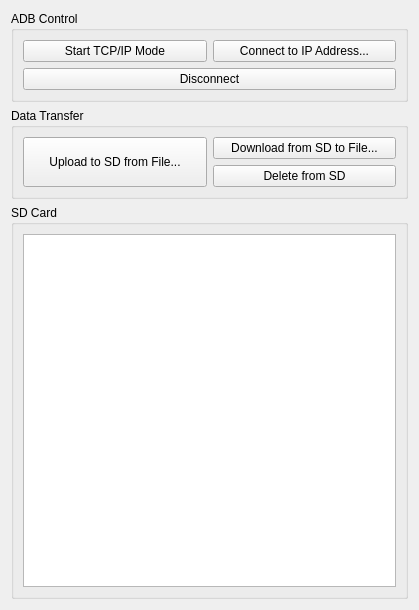
<?xml version="1.0" encoding="UTF-8"?>
<ui version="4.0">
 <class>ADBGui</class>
 <widget class="QWidget" name="ADBGui">
  <property name="geometry">
   <rect>
    <x>0</x>
    <y>0</y>
    <width>419</width>
    <height>610</height>
   </rect>
  </property>
  <property name="windowTitle">
   <string>ADB GUI Tool by Aedan Cullen</string>
  </property>
  <property name="windowIcon">
   <iconset>
    <normaloff>icon-evolution.png</normaloff>icon-evolution.png</iconset>
  </property>
  <property name="styleSheet">
   <string notr="true">/*
 * The MIT License (MIT)
 *
 * Copyright (c) &lt;2013-2014&gt; &lt;Colin Duquesnoy&gt;
 *
 * Permission is hereby granted, free of charge, to any person obtaining a copy
 * of this software and associated documentation files (the &quot;Software&quot;), to deal
 * in the Software without restriction, including without limitation the rights
 * to use, copy, modify, merge, publish, distribute, sublicense, and/or sell
 * copies of the Software, and to permit persons to whom the Software is
 * furnished to do so, subject to the following conditions:

 * The above copyright notice and this permission notice shall be included in
 * all copies or substantial portions of the Software.

 * THE SOFTWARE IS PROVIDED &quot;AS IS&quot;, WITHOUT WARRANTY OF ANY KIND, EXPRESS OR
 * IMPLIED, INCLUDING BUT NOT LIMITED TO THE WARRANTIES OF MERCHANTABILITY,
 * FITNESS FOR A PARTICULAR PURPOSE AND NONINFRINGEMENT. IN NO EVENT SHALL THE
 * AUTHORS OR COPYRIGHT HOLDERS BE LIABLE FOR ANY CLAIM, DAMAGES OR OTHER
 * LIABILITY, WHETHER IN AN ACTION OF CONTRACT, TORT OR OTHERWISE, ARISING FROM,
 * OUT OF OR IN CONNECTION WITH THE SOFTWARE OR THE USE OR OTHER DEALINGS IN
 * THE SOFTWARE.
 */
QToolTip
{
    border: 1px solid #76797C;
    background-color: rgb(90, 102, 117);;
    color: white;
    padding: 5px;
    opacity: 200;
}

QWidget
{
    color: #eff0f1;
    background-color: #31363b;
    selection-background-color:#3daee9;
    selection-color: #eff0f1;
    background-clip: border;
    border-image: none;
    border: 0px transparent black;
    outline: 0;
}

QWidget:item:hover
{
    background-color: #3daee9;
    color: #eff0f1;
}

QWidget:item:selected
{
    background-color: #3daee9;
}

QCheckBox
{
    spacing: 5px;
    outline: none;
    color: #eff0f1;
    margin-bottom: 2px;
}

QCheckBox:disabled
{
    color: #76797C;
}

QCheckBox::indicator,
QGroupBox::indicator
{
    width: 18px;
    height: 18px;
}
QGroupBox::indicator
{
    margin-left: 2px;
}

QCheckBox::indicator:unchecked
{
    image: url(:/qss_icons/rc/checkbox_unchecked.png);
}

QCheckBox::indicator:unchecked:hover,
QCheckBox::indicator:unchecked:focus,
QCheckBox::indicator:unchecked:pressed,
QGroupBox::indicator:unchecked:hover,
QGroupBox::indicator:unchecked:focus,
QGroupBox::indicator:unchecked:pressed
{
  border: none;
    image: url(:/qss_icons/rc/checkbox_unchecked_focus.png);
}

QCheckBox::indicator:checked
{
    image: url(:/qss_icons/rc/checkbox_checked.png);
}

QCheckBox::indicator:checked:hover,
QCheckBox::indicator:checked:focus,
QCheckBox::indicator:checked:pressed,
QGroupBox::indicator:checked:hover,
QGroupBox::indicator:checked:focus,
QGroupBox::indicator:checked:pressed
{
  border: none;
    image: url(:/qss_icons/rc/checkbox_checked_focus.png);
}


QCheckBox::indicator:indeterminate
{
    image: url(:/qss_icons/rc/checkbox_indeterminate.png);
}

QCheckBox::indicator:indeterminate:focus,
QCheckBox::indicator:indeterminate:hover,
QCheckBox::indicator:indeterminate:pressed
{
    image: url(:/qss_icons/rc/checkbox_indeterminate_focus.png);
}

QCheckBox::indicator:checked:disabled,
QGroupBox::indicator:checked:disabled
{
    image: url(:/qss_icons/rc/checkbox_checked_disabled.png);
}

QCheckBox::indicator:unchecked:disabled,
QGroupBox::indicator:unchecked:disabled
{
    image: url(:/qss_icons/rc/checkbox_unchecked_disabled.png);
}

QRadioButton
{
    spacing: 5px;
    outline: none;
    color: #eff0f1;
    margin-bottom: 2px;
}

QRadioButton:disabled
{
    color: #76797C;
}
QRadioButton::indicator
{
    width: 21px;
    height: 21px;
}

QRadioButton::indicator:unchecked
{
    image: url(:/qss_icons/rc/radio_unchecked.png);
}


QRadioButton::indicator:unchecked:hover,
QRadioButton::indicator:unchecked:focus,
QRadioButton::indicator:unchecked:pressed
{
    border: none;
    outline: none;
    image: url(:/qss_icons/rc/radio_unchecked_focus.png);
}

QRadioButton::indicator:checked
{
    border: none;
    outline: none;
    image: url(:/qss_icons/rc/radio_checked.png);
}

QRadioButton::indicator:checked:hover,
QRadioButton::indicator:checked:focus,
QRadioButton::indicator:checked:pressed
{
    border: none;
    outline: none;
    image: url(:/qss_icons/rc/radio_checked_focus.png);
}

QRadioButton::indicator:checked:disabled
{
    outline: none;
    image: url(:/qss_icons/rc/radio_checked_disabled.png);
}

QRadioButton::indicator:unchecked:disabled
{
    image: url(:/qss_icons/rc/radio_unchecked_disabled.png);
}


QMenuBar
{
    background-color: #31363b;
    color: #eff0f1;
}

QMenuBar::item
{
    background: transparent;
}

QMenuBar::item:selected
{
    background: transparent;
    border: 1px solid #76797C;
}

QMenuBar::item:pressed
{
    border: 1px solid #76797C;
    background-color: #3daee9;
    color: #eff0f1;
    margin-bottom:-1px;
    padding-bottom:1px;
}

QMenu
{
    border: 1px solid #76797C;
    color: #eff0f1;
    margin: 2px;
}

QMenu::icon
{
    margin: 5px;
}

QMenu::item
{
    padding: 5px 30px 5px 30px;
    margin-left: 5px;
    border: 1px solid transparent; /* reserve space for selection border */
}

QMenu::item:selected
{
    color: #eff0f1;
}

QMenu::separator {
    height: 2px;
    background: lightblue;
    margin-left: 10px;
    margin-right: 5px;
}

QMenu::indicator {
    width: 18px;
    height: 18px;
}

/* non-exclusive indicator = check box style indicator
   (see QActionGroup::setExclusive) */
QMenu::indicator:non-exclusive:unchecked {
    image: url(:/qss_icons/rc/checkbox_unchecked.png);
}

QMenu::indicator:non-exclusive:unchecked:selected {
    image: url(:/qss_icons/rc/checkbox_unchecked_disabled.png);
}

QMenu::indicator:non-exclusive:checked {
    image: url(:/qss_icons/rc/checkbox_checked.png);
}

QMenu::indicator:non-exclusive:checked:selected {
    image: url(:/qss_icons/rc/checkbox_checked_disabled.png);
}

/* exclusive indicator = radio button style indicator (see QActionGroup::setExclusive) */
QMenu::indicator:exclusive:unchecked {
    image: url(:/qss_icons/rc/radio_unchecked.png);
}

QMenu::indicator:exclusive:unchecked:selected {
    image: url(:/qss_icons/rc/radio_unchecked_disabled.png);
}

QMenu::indicator:exclusive:checked {
    image: url(:/qss_icons/rc/radio_checked.png);
}

QMenu::indicator:exclusive:checked:selected {
    image: url(:/qss_icons/rc/radio_checked_disabled.png);
}

QMenu::right-arrow {
    margin: 5px;
    image: url(:/qss_icons/rc/right_arrow.png)
}


QWidget:disabled
{
    color: #454545;
    background-color: #31363b;
}

QAbstractItemView
{
    alternate-background-color: #31363b;
    color: #eff0f1;
    border: 1px solid 3A3939;
    border-radius: 2px;
}

QWidget:focus, QMenuBar:focus
{
    border: 1px solid #3daee9;
}

QTabWidget:focus, QCheckBox:focus, QRadioButton:focus, QSlider:focus
{
    border: none;
}

QLineEdit
{
    background-color: #232629;
    padding: 5px;
    border-style: solid;
    border: 1px solid #76797C;
    border-radius: 2px;
    color: #eff0f1;
}

QGroupBox {
    border:1px solid #76797C;
    border-radius: 2px;
    margin-top: 20px;
}

QGroupBox::title {
    subcontrol-origin: margin;
    subcontrol-position: top center;
    padding-left: 10px;
    padding-right: 10px;
    padding-top: 10px;
}

QAbstractScrollArea
{
    border-radius: 2px;
    border: 1px solid #76797C;
    background-color: transparent;
}

QScrollBar:horizontal
{
    height: 15px;
    margin: 3px 15px 3px 15px;
    border: 1px transparent #2A2929;
    border-radius: 4px;
    background-color: #2A2929;
}

QScrollBar::handle:horizontal
{
    background-color: #605F5F;
    min-width: 5px;
    border-radius: 4px;
}

QScrollBar::add-line:horizontal
{
    margin: 0px 3px 0px 3px;
    border-image: url(:/qss_icons/rc/right_arrow_disabled.png);
    width: 10px;
    height: 10px;
    subcontrol-position: right;
    subcontrol-origin: margin;
}

QScrollBar::sub-line:horizontal
{
    margin: 0px 3px 0px 3px;
    border-image: url(:/qss_icons/rc/left_arrow_disabled.png);
    height: 10px;
    width: 10px;
    subcontrol-position: left;
    subcontrol-origin: margin;
}

QScrollBar::add-line:horizontal:hover,QScrollBar::add-line:horizontal:on
{
    border-image: url(:/qss_icons/rc/right_arrow.png);
    height: 10px;
    width: 10px;
    subcontrol-position: right;
    subcontrol-origin: margin;
}


QScrollBar::sub-line:horizontal:hover, QScrollBar::sub-line:horizontal:on
{
    border-image: url(:/qss_icons/rc/left_arrow.png);
    height: 10px;
    width: 10px;
    subcontrol-position: left;
    subcontrol-origin: margin;
}

QScrollBar::up-arrow:horizontal, QScrollBar::down-arrow:horizontal
{
    background: none;
}


QScrollBar::add-page:horizontal, QScrollBar::sub-page:horizontal
{
    background: none;
}

QScrollBar:vertical
{
    background-color: #2A2929;
    width: 15px;
    margin: 15px 3px 15px 3px;
    border: 1px transparent #2A2929;
    border-radius: 4px;
}

QScrollBar::handle:vertical
{
    background-color: #605F5F;
    min-height: 5px;
    border-radius: 4px;
}

QScrollBar::sub-line:vertical
{
    margin: 3px 0px 3px 0px;
    border-image: url(:/qss_icons/rc/up_arrow_disabled.png);
    height: 10px;
    width: 10px;
    subcontrol-position: top;
    subcontrol-origin: margin;
}

QScrollBar::add-line:vertical
{
    margin: 3px 0px 3px 0px;
    border-image: url(:/qss_icons/rc/down_arrow_disabled.png);
    height: 10px;
    width: 10px;
    subcontrol-position: bottom;
    subcontrol-origin: margin;
}

QScrollBar::sub-line:vertical:hover,QScrollBar::sub-line:vertical:on
{

    border-image: url(:/qss_icons/rc/up_arrow.png);
    height: 10px;
    width: 10px;
    subcontrol-position: top;
    subcontrol-origin: margin;
}


QScrollBar::add-line:vertical:hover, QScrollBar::add-line:vertical:on
{
    border-image: url(:/qss_icons/rc/down_arrow.png);
    height: 10px;
    width: 10px;
    subcontrol-position: bottom;
    subcontrol-origin: margin;
}

QScrollBar::up-arrow:vertical, QScrollBar::down-arrow:vertical
{
    background: none;
}


QScrollBar::add-page:vertical, QScrollBar::sub-page:vertical
{
    background: none;
}

QTextEdit
{
    background-color: #232629;
    color: #eff0f1;
    border: 1px solid #76797C;
}

QPlainTextEdit
{
    background-color: #232629;;
    color: #eff0f1;
    border-radius: 2px;
    border: 1px solid #76797C;
}

QHeaderView::section
{
    background-color: #76797C;
    color: #eff0f1;
    padding: 5px;
    border: 1px solid #76797C;
}

QSizeGrip {
    image: url(:/qss_icons/rc/sizegrip.png);
    width: 12px;
    height: 12px;
}


QMainWindow::separator
{
    background-color: #31363b;
    color: white;
    padding-left: 4px;
    spacing: 2px;
    border: 1px dashed #76797C;
}

QMainWindow::separator:hover
{

    background-color: #787876;
    color: white;
    padding-left: 4px;
    border: 1px solid #76797C;
    spacing: 2px;
}


QMenu::separator
{
    height: 1px;
    background-color: #76797C;
    color: white;
    padding-left: 4px;
    margin-left: 10px;
    margin-right: 5px;
}


QFrame
{
    border-radius: 2px;
    border: 1px solid #76797C;
}

QFrame[frameShape=&quot;0&quot;]
{
    border-radius: 2px;
    border: 1px transparent #76797C;
}

QStackedWidget
{
    border: 1px transparent black;
}

QToolBar {
    border: 1px transparent #393838;
    background: 1px solid #31363b;
    font-weight: bold;
}

QToolBar::handle:horizontal {
    image: url(:/qss_icons/rc/Hmovetoolbar.png);
}
QToolBar::handle:vertical {
    image: url(:/qss_icons/rc/Vmovetoolbar.png);
}
QToolBar::separator:horizontal {
    image: url(:/qss_icons/rc/Hsepartoolbar.png);
}
QToolBar::separator:vertical {
    image: url(:/qss_icons/rc/Vsepartoolbars.png);
}

QPushButton
{
    color: #eff0f1;
    background-color: #31363b;
    border-width: 1px;
    border-color: #76797C;
    border-style: solid;
    padding: 5px;
    border-radius: 2px;
    outline: none;
}

QPushButton:disabled
{
    background-color: #31363b;
    border-width: 1px;
    border-color: #454545;
    border-style: solid;
    padding-top: 5px;
    padding-bottom: 5px;
    padding-left: 10px;
    padding-right: 10px;
    border-radius: 2px;
    color: #454545;
}

QPushButton:focus {
    background-color: #3daee9;
    color: white;
}

QPushButton:pressed
{
    background-color: #3daee9;
    padding-top: -15px;
    padding-bottom: -17px;
}

QComboBox
{
    selection-background-color: #3daee9;
    border-style: solid;
    border: 1px solid #76797C;
    border-radius: 2px;
    padding: 5px;
    min-width: 75px;
}

QPushButton:checked{
    background-color: #76797C;
    border-color: #6A6969;
}

QComboBox:hover,QPushButton:hover,QAbstractSpinBox:hover,QLineEdit:hover,QTextEdit:hover,QPlainTextEdit:hover,QAbstractView:hover,QTreeView:hover
{
    border: 1px solid #3daee9;
    color: #eff0f1;
}

QComboBox:on
{
    padding-top: 3px;
    padding-left: 4px;
    selection-background-color: #4a4a4a;
}

QComboBox QAbstractItemView
{
    background-color: #232629;
    border-radius: 2px;
    border: 1px solid #76797C;
    selection-background-color: #3daee9;
}

QComboBox::drop-down
{
    subcontrol-origin: padding;
    subcontrol-position: top right;
    width: 15px;

    border-left-width: 0px;
    border-left-color: darkgray;
    border-left-style: solid;
    border-top-right-radius: 3px;
    border-bottom-right-radius: 3px;
}

QComboBox::down-arrow
{
    image: url(:/qss_icons/rc/down_arrow_disabled.png);
}

QComboBox::down-arrow:on, QComboBox::down-arrow:hover,
QComboBox::down-arrow:focus
{
    image: url(:/qss_icons/rc/down_arrow.png);
}

QAbstractSpinBox {
    padding: 5px;
    border: 1px solid #76797C;
    background-color: #232629;
    color: #eff0f1;
    border-radius: 2px;
    min-width: 75px;
}

QAbstractSpinBox:up-button
{
    background-color: transparent;
    subcontrol-origin: border;
    subcontrol-position: center right;
}

QAbstractSpinBox:down-button
{
    background-color: transparent;
    subcontrol-origin: border;
    subcontrol-position: center left;
}

QAbstractSpinBox::up-arrow,QAbstractSpinBox::up-arrow:disabled,QAbstractSpinBox::up-arrow:off {
    image: url(:/qss_icons/rc/up_arrow_disabled.png);
    width: 10px;
    height: 10px;
}
QAbstractSpinBox::up-arrow:hover
{
    image: url(:/qss_icons/rc/up_arrow.png);
}


QAbstractSpinBox::down-arrow,QAbstractSpinBox::down-arrow:disabled,QAbstractSpinBox::down-arrow:off
{
    image: url(:/qss_icons/rc/down_arrow_disabled.png);
    width: 10px;
    height: 10px;
}
QAbstractSpinBox::down-arrow:hover
{
    image: url(:/qss_icons/rc/down_arrow.png);
}


QLabel
{
    border: 0px solid black;
}

QTabWidget{
    border: 0px transparent black;
}

QTabWidget::pane {
    border: 1px solid #76797C;
    padding: 5px;
    margin: 1px;
}

QTabBar
{
    qproperty-drawBase: 0;
    left: 5px; /* move to the right by 5px */
    border-radius: 3px;
}

QTabBar:focus
{
    border: 0px transparent black;
}

QTabBar::close-button  {
    image: url(:/qss_icons/rc/close.png);
    background: transparent;
}

QTabBar::close-button:hover
{
    image: url(:/qss_icons/rc/close-hover.png);
    background: transparent;
}

QTabBar::close-button:pressed {
    image: url(:/qss_icons/rc/close-pressed.png);
    background: transparent;
}

/* TOP TABS */
QTabBar::tab:top {
    color: #eff0f1;
    border: 1px solid #76797C;
    border-bottom: 1px transparent black;
    background-color: #31363b;
    padding: 5px;
    min-width: 50px;
    border-top-left-radius: 2px;
    border-top-right-radius: 2px;
}

QTabBar::tab:top:!selected
{
    color: #eff0f1;
    background-color: #54575B;
    border: 1px solid #76797C;
    border-bottom: 1px transparent black;
}

QTabBar::tab:top:!selected:hover {
    background-color: #3daee9;
}

/* BOTTOM TABS */
QTabBar::tab:bottom {
    color: #eff0f1;
    border: 1px solid #76797C;
    border-top: 1px transparent black;
    background-color: #31363b;
    padding: 5px;
    border-bottom-left-radius: 2px;
    border-bottom-right-radius: 2px;
    min-width: 50px;
}

QTabBar::tab:bottom:!selected
{
    color: #eff0f1;
    background-color: #54575B;
    border: 1px solid #76797C;
    border-top: 1px transparent black;
    border-bottom-left-radius: 2px;
    border-bottom-right-radius: 2px;
}

QTabBar::tab:bottom:!selected:hover {
    background-color: #3daee9;
}

/* LEFT TABS */
QTabBar::tab:left {
    color: #eff0f1;
    border: 1px solid #76797C;
    border-left: 1px transparent black;
    background-color: #31363b;
    padding: 5px;
    border-top-right-radius: 2px;
    border-bottom-right-radius: 2px;
    min-height: 50px;
}

QTabBar::tab:left:!selected
{
    color: #eff0f1;
    background-color: #54575B;
    border: 1px solid #76797C;
    border-left: 1px transparent black;
    border-top-right-radius: 2px;
    border-bottom-right-radius: 2px;
}

QTabBar::tab:left:!selected:hover {
    background-color: #3daee9;
}


/* RIGHT TABS */
QTabBar::tab:right {
    color: #eff0f1;
    border: 1px solid #76797C;
    border-right: 1px transparent black;
    background-color: #31363b;
    padding: 5px;
    border-top-left-radius: 2px;
    border-bottom-left-radius: 2px;
    min-height: 50px;
}

QTabBar::tab:right:!selected
{
    color: #eff0f1;
    background-color: #54575B;
    border: 1px transparent #76797C;
    border-right: 1px transparent black;
    border-top-left-radius: 0px;
    border-bottom-left-radius: 0px;
}

QTabBar::tab:right:!selected:hover {
    background-color: #3daee9;
}

QTabBar QToolButton::right-arrow:enabled {
     image: url(:/qss_icons/rc/right_arrow.png);
 }

 QTabBar QToolButton::left-arrow:enabled {
     image: url(:/qss_icons/rc/left_arrow.png);
 }

QTabBar QToolButton::right-arrow:disabled {
     image: url(:/qss_icons/rc/right_arrow_disabled.png);
 }

 QTabBar QToolButton::left-arrow:disabled {
     image: url(:/qss_icons/rc/left_arrow_disabled.png);
 }


QDockWidget {
    background: #31363b;
    border: 1px solid #403F3F;
    titlebar-close-icon: url(:/qss_icons/rc/close.png);
    titlebar-normal-icon: url(:/qss_icons/rc/undock.png);
}

QDockWidget::close-button, QDockWidget::float-button {
    border: 1px solid transparent;
    border-radius: 2px;
    background: transparent;
}

QDockWidget::close-button:hover, QDockWidget::float-button:hover {
    background: rgba(255, 255, 255, 10);
}

QDockWidget::close-button:pressed, QDockWidget::float-button:pressed {
    padding: 1px -1px -1px 1px;
    background: rgba(255, 255, 255, 10);
}

QTreeView, QListView
{
    border: 1px solid #76797C;
    background-color: #232629;
}

QTreeView:branch:selected, QTreeView:branch:hover
{
    background: url(:/qss_icons/rc/transparent.png);
}

QTreeView::branch:has-siblings:!adjoins-item {
    border-image: url(:/qss_icons/rc/transparent.png);
}

QTreeView::branch:has-siblings:adjoins-item {
    border-image: url(:/qss_icons/rc/transparent.png);
}

QTreeView::branch:!has-children:!has-siblings:adjoins-item {
    border-image: url(:/qss_icons/rc/transparent.png);
}

QTreeView::branch:has-children:!has-siblings:closed,
QTreeView::branch:closed:has-children:has-siblings {
    image: url(:/qss_icons/rc/branch_closed.png);
}

QTreeView::branch:open:has-children:!has-siblings,
QTreeView::branch:open:has-children:has-siblings  {
    image: url(:/qss_icons/rc/branch_open.png);
}

QTreeView::branch:has-children:!has-siblings:closed:hover,
QTreeView::branch:closed:has-children:has-siblings:hover {
    image: url(:/qss_icons/rc/branch_closed-on.png);
    }

QTreeView::branch:open:has-children:!has-siblings:hover,
QTreeView::branch:open:has-children:has-siblings:hover  {
    image: url(:/qss_icons/rc/branch_open-on.png);
    }

QListView::item:!selected:hover, QListView::item:!selected:hover, QTreeView::item:!selected:hover  {
    background: rgba(0, 0, 0, 0);
    outline: 0;
    color: #eff0f1
}

QListView::item:selected:hover, QListView::item:selected:hover, QTreeView::item:selected:hover  {
    background: #3daee9;
    color: #eff0f1;
}

QSlider::groove:horizontal {
    border: 1px solid #565a5e;
    height: 4px;
    background: #565a5e;
    margin: 0px;
    border-radius: 2px;
}

QSlider::handle:horizontal {
    background: #232629;
    border: 1px solid #565a5e;
    width: 16px;
    height: 16px;
    margin: -8px 0;
    border-radius: 9px;
}

QSlider::groove:vertical {
    border: 1px solid #565a5e;
    width: 4px;
    background: #565a5e;
    margin: 0px;
    border-radius: 3px;
}

QSlider::handle:vertical {
    background: #232629;
    border: 1px solid #565a5e;
    width: 16px;
    height: 16px;
    margin: 0 -8px;
    border-radius: 9px;
}

QToolButton {
    background-color: transparent;
    border: 1px transparent #76797C;
    border-radius: 2px;
    margin: 3px;
    padding: 5px;
}

QToolButton[popupMode=&quot;1&quot;] { /* only for MenuButtonPopup */
 padding-right: 20px; /* make way for the popup button */
 border: 1px #76797C;
 border-radius: 5px;
}

QToolButton[popupMode=&quot;2&quot;] { /* only for InstantPopup */
 padding-right: 10px; /* make way for the popup button */
 border: 1px #76797C;
}


QToolButton:hover, QToolButton::menu-button:hover {
    background-color: transparent;
    border: 1px solid #3daee9;
    padding: 5px;
}

QToolButton:checked, QToolButton:pressed,
        QToolButton::menu-button:pressed {
    background-color: #3daee9;
    border: 1px solid #3daee9;
    padding: 5px;
}

/* the subcontrol below is used only in the InstantPopup or DelayedPopup mode */
QToolButton::menu-indicator {
    image: url(:/qss_icons/rc/down_arrow.png);
    top: -7px; left: -2px; /* shift it a bit */
}

/* the subcontrols below are used only in the MenuButtonPopup mode */
QToolButton::menu-button {
    border: 1px transparent #76797C;
    border-top-right-radius: 6px;
    border-bottom-right-radius: 6px;
    /* 16px width + 4px for border = 20px allocated above */
    width: 16px;
    outline: none;
}

QToolButton::menu-arrow {
    image: url(:/qss_icons/rc/down_arrow.png);
}

QToolButton::menu-arrow:open {
    border: 1px solid #76797C;
}

QPushButton::menu-indicator  {
    subcontrol-origin: padding;
    subcontrol-position: bottom right;
    left: 8px;
}

QTableView
{
    border: 1px solid #76797C;
    gridline-color: #31363b;
    background-color: #232629;
}


QTableView, QHeaderView
{
    border-radius: 0px;
}

QTableView::item:pressed, QListView::item:pressed, QTreeView::item:pressed  {
    background: #3daee9;
    color: #eff0f1;
}

QTableView::item:selected:active, QTreeView::item:selected:active, QListView::item:selected:active  {
    background: #3daee9;
    color: #eff0f1;
}


QHeaderView
{
    background-color: #31363b;
    border: 1px transparent;
    border-radius: 0px;
    margin: 0px;
    padding: 0px;

}

QHeaderView::section  {
    background-color: #31363b;
    color: #eff0f1;
    padding: 5px;
    border: 1px solid #76797C;
    border-radius: 0px;
    text-align: center;
}

QHeaderView::section::vertical::first, QHeaderView::section::vertical::only-one
{
    border-top: 1px solid #76797C;
}

QHeaderView::section::vertical
{
    border-top: transparent;
}

QHeaderView::section::horizontal::first, QHeaderView::section::horizontal::only-one
{
    border-left: 1px solid #76797C;
}

QHeaderView::section::horizontal
{
    border-left: transparent;
}


QHeaderView::section:checked
 {
    color: white;
    background-color: #334e5e;
 }

 /* style the sort indicator */
QHeaderView::down-arrow {
    image: url(:/qss_icons/rc/down_arrow.png);
}

QHeaderView::up-arrow {
    image: url(:/qss_icons/rc/up_arrow.png);
}


QTableCornerButton::section {
    background-color: #31363b;
    border: 1px transparent #76797C;
    border-radius: 0px;
}

QToolBox  {
    padding: 5px;
    border: 1px transparent black;
}

QToolBox::tab {
    color: #eff0f1;
    background-color: #31363b;
    border: 1px solid #76797C;
    border-bottom: 1px transparent #31363b;
    border-top-left-radius: 5px;
    border-top-right-radius: 5px;
}

QToolBox::tab:selected { /* italicize selected tabs */
    font: italic;
    background-color: #31363b;
    border-color: #3daee9;
 }

QStatusBar::item {
    border: 0px transparent dark;
 }


QFrame[height=&quot;3&quot;], QFrame[width=&quot;3&quot;] {
    background-color: #76797C;
}


QSplitter::handle {
    border: 1px dashed #76797C;
}

QSplitter::handle:hover {
    background-color: #787876;
    border: 1px solid #76797C;
}

QSplitter::handle:horizontal {
    width: 1px;
}

QSplitter::handle:vertical {
    height: 1px;
}

QProgressBar {
    border: 1px solid #76797C;
    border-radius: 5px;
    text-align: center;
}

QProgressBar::chunk {
    background-color: #05B8CC;
}</string>
  </property>
  <layout class="QGridLayout" name="gridLayout">
   <item row="1" column="0">
    <widget class="QGroupBox" name="dataTransfer">
     <property name="title">
      <string>Data Transfer</string>
     </property>
     <layout class="QGridLayout" name="gridLayout_2">
      <item row="0" column="1">
       <widget class="QPushButton" name="downloadButton">
        <property name="text">
         <string>Download from SD to File...</string>
        </property>
       </widget>
      </item>
      <item row="1" column="1">
       <widget class="QPushButton" name="deleteButton">
        <property name="text">
         <string>Delete from SD</string>
        </property>
       </widget>
      </item>
      <item row="0" column="0" rowspan="2">
       <widget class="QPushButton" name="uploadButton">
        <property name="sizePolicy">
         <sizepolicy hsizetype="Minimum" vsizetype="Preferred">
          <horstretch>0</horstretch>
          <verstretch>0</verstretch>
         </sizepolicy>
        </property>
        <property name="text">
         <string>Upload to SD from File...</string>
        </property>
        <property name="flat">
         <bool>false</bool>
        </property>
       </widget>
      </item>
     </layout>
    </widget>
   </item>
   <item row="2" column="0">
    <widget class="QGroupBox" name="uploadedResources">
     <property name="sizePolicy">
      <sizepolicy hsizetype="Preferred" vsizetype="Expanding">
       <horstretch>0</horstretch>
       <verstretch>0</verstretch>
      </sizepolicy>
     </property>
     <property name="title">
      <string>SD Card </string>
     </property>
     <layout class="QGridLayout" name="gridLayout_3">
      <item row="0" column="0">
       <widget class="QListWidget" name="resourceList"/>
      </item>
     </layout>
    </widget>
   </item>
   <item row="0" column="0">
    <widget class="QGroupBox" name="adbControl">
     <property name="title">
      <string>ADB Control</string>
     </property>
     <layout class="QGridLayout" name="gridLayout_4">
      <item row="2" column="0" colspan="2">
       <widget class="QPushButton" name="disconnectButton">
        <property name="text">
         <string>Disconnect</string>
        </property>
       </widget>
      </item>
      <item row="1" column="1">
       <widget class="QPushButton" name="connectButton">
        <property name="text">
         <string>Connect to IP Address...</string>
        </property>
       </widget>
      </item>
      <item row="1" column="0">
       <widget class="QPushButton" name="tcpButton">
        <property name="text">
         <string>Start TCP/IP Mode</string>
        </property>
       </widget>
      </item>
     </layout>
    </widget>
   </item>
  </layout>
 </widget>
 <resources/>
 <connections/>
</ui>
